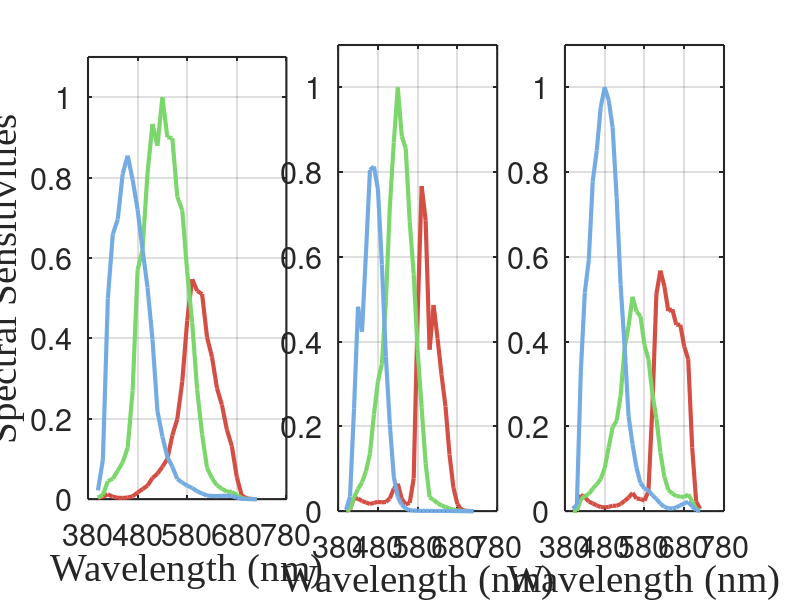

This chart was generated by the following MATLAB code:
clear; close all; clc;

RED = [213 78 68]/255;
GREEN = [123 215 108]/255;
BLUE = [116 171 227]/255;

load('camera_spectra_dataset.mat')

camera_names = {'Canon_60D_DSLR',...
                'Nikon_D80_DSLR',...
                'Point_Grey_Grasshopper-50S5C_Industrial'};


figure('color', 'w', 'unit', 'centimeters', 'position', [2, 5, 48, 12]);

for i = 1:numel(camera_names)
    idx = find(strcmpi(camera_names{i}, {camera_spectra_dataset.camera_model}), 1);
    wavelengths = camera_spectra_dataset(idx).wavelength;
    spectra = camera_spectra_dataset(idx).spectral_sensitivity;
    
    hax = subplot(1, 3, i);
    pos = get(hax, 'OuterPosition');
    pos = pos + [-0.02, 0.02, 0.04, -0.04];
    set(hax, 'OuterPosition', pos);
    
    hold on;
    
    plot(wavelengths, spectra(:,1), 'color', RED, 'linewidth', 3);
    plot(wavelengths, spectra(:,2), 'color', GREEN, 'linewidth', 3);
    plot(wavelengths, spectra(:,3), 'color', BLUE, 'linewidth', 3);
    box on; grid on
    set(gca, 'linewidth', 1.5, 'fontsize', 22, 'xtick', 380:100:780, 'ytick', 0:0.2:1);
    xlim([380, 780]);
    ylim([0, 1.1]);
    xlabel('Wavelength (nm)', 'fontname', 'times new roman', 'fontsize', 28);
    if i == 1
        ylabel('Spectral Sensitivities', 'fontname', 'times new roman', 'fontsize', 28);
    end
end
